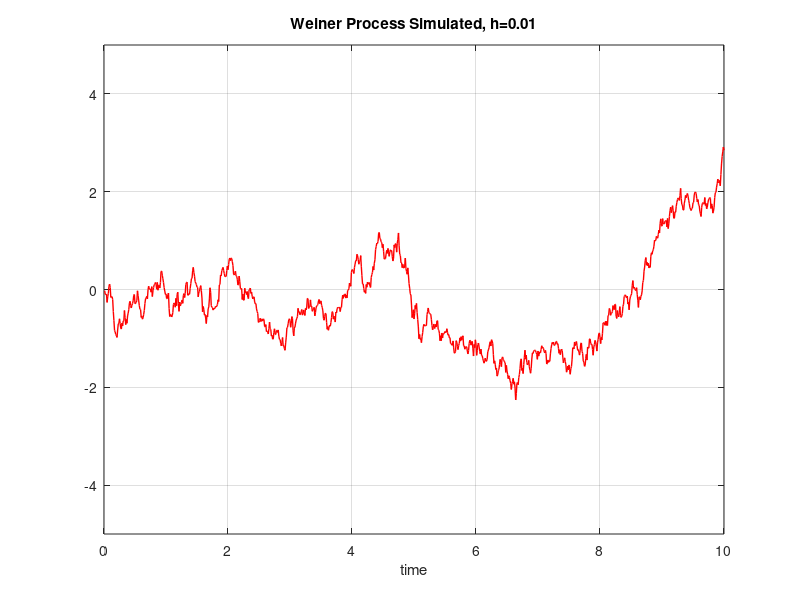

MATLAB code to generate this figure:
function hw9()
D()
end
function D()
clear all; close all; clc;
h=0.01; sigma=1; t_MAX=10;
W_vector=normrnd(0,sigma*sqrt(h),1,t_MAX/h);
X_vector=cumsum(W_vector);
plot(h:h:t_MAX,X_vector,'r','Linewidth',1);
xlabel('time');title(['Weiner Process Simulated, h=',num2str(h)]);
grid on; axis([0 t_MAX -5 5])
end
